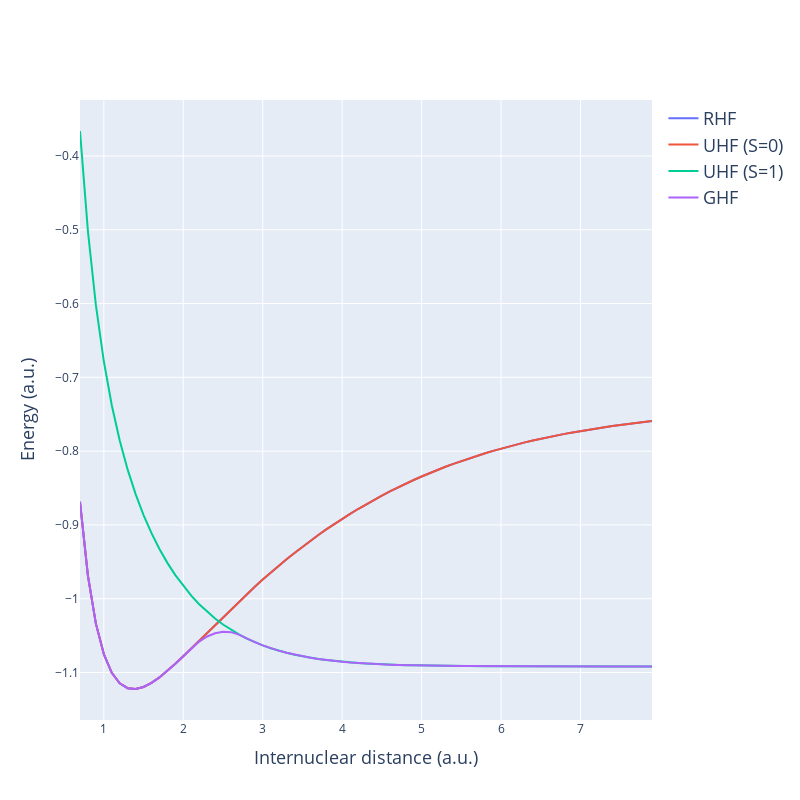

Here is the notebook cell this chart was saved with:
### Code cell
figure = go.Figure()

figure.update_layout(
    autosize = False,
    width = 800,
    height = 800
)

# Plot the total energies for RHF, UHF and GHF.
figure.add_trace(
    go.Scatter(
        x = R_values,
        y = RHF_energies,
        name = "RHF",
    )
)

figure.add_trace(
    go.Scatter(
        x = R_values,
        y = UHF_0_energies,
        name = "UHF (S=0)",
    )
)

figure.add_trace(
    go.Scatter(
        x = R_values,
        y = UHF_1_energies,
        name = "UHF (S=1)",
    )
)

figure.add_trace(
    go.Scatter(
        x = R_values,
        y = GHF_energies,
        name = "GHF",
    )
)


# Set the x- and y-axis titles.
figure.update_xaxes(
    title = {
        'text': "Internuclear distance (a.u.)",
        'font': {'size': 18}
    }
)

figure.update_yaxes(
    title = {
        'text': "Energy (a.u.)",
        'font': {'size': 18}
    }
)


# Update the legend's font.
figure.update_layout(
    legend = {
        'font': {'size': 18}
    }
)


figure.show()
